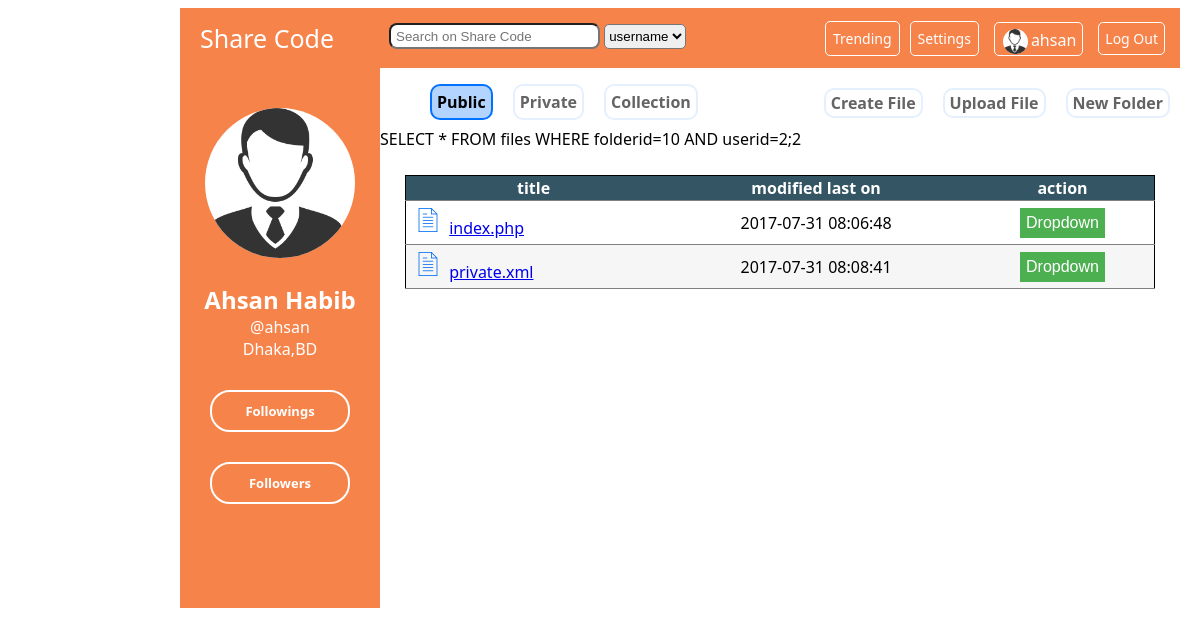
Page /personalb.php?folderid=10 (signed in) on the committed database.
### tables this page shows
CREATE TABLE `files` (
  `fileid` int(10) NOT NULL,
  `filename` varchar(200) DEFAULT NULL,
  `folderid` int(10) DEFAULT NULL,
  `created` datetime DEFAULT NULL,
  `userid` int(10) DEFAULT NULL
);

### personalb.php (the view, shortened to what this page needs)
<?php session_start();
include_once 'includes/config.php';
?>
<!DOCTYPE html>
<html>
<head>
    <link rel="stylesheet" type="text/css" href="styles/pstyle.css">
    <link rel="stylesheet" type="text/css" href="styles/mstyle.css">
</head>
<body>
    <header class="personal_header">
        <a id="homelink" href="personal.php">Share Code</a>
        <form id="search" action="search.php">
            <input name="search" type="text" placeholder="Search on Share Code">
            <select>
                <option value="username">username</option>
            </select>
        </form>
        <a id="logout" href="index.php"> Log Out </a>
        <a id="usernameh" href="personal.php">
            <img src="pp.png" height="25" width="25">
            <p id="usernamep">
                <?php echo $_SESSION['username']?> </p>
        </a>
        <a id="setting" href="setting.php">Settings</a>
        <a id="trend" href="popular.html"> Trending </a>
    </header>
    <div class="info">
        <div class="info_photo">
            <img src="pp.png" height="150" width="150">
        </div>
        <div class="info_details">
            <h2>
                <?php echo $_SESSION['firstname']." ".$_SESSION['lastname']  ?> </h2>
            <a href="personal.php">
                <?php echo "@".$_SESSION['username']; ?> </a>
            <p>
                <?php echo $_SESSION['mycity'].",".$_SESSION['mycon']; ?>
            </p>
        </div>
        <div class="info_social">
            <div class="info_socialf">
                <a href="followings.php">Followings</a><a href="followers.php">Followers</a> </div>
        </div>
    </div>
    <div class="main_wrapper">
        <div class="new_file">
            <a onclick="crfol()" style="cursor:pointer">New Folder</a>
            <a onclick="upfile()" style="cursor:pointer">Upload File</a>
            <a href="createfile.html">Create File</a>
        </div>
        <nav class="nav">
            <ul>
                <li><a href="personal.php" id="current_nav">Public</a>
                </li>
                <li><a href="private.html">Private</a>
                </li>
                <li><a href="collection.html">Collection</a>
                </li>
            </ul>
        </nav>
        <main class="main">
            <div class="repo">
                <?php
					if(isset($_GET['folderid'])){
				?>
                <table>
                    <tr>
                        <th> title </th>
                        <th> modified last on </th>
                        <th> action </th>
                    </tr>
                    <?php
                            $sql = "SELECT * FROM files WHERE folderid=".$_GET['folderid']." AND userid=".$_SESSION['userid'].";";
                            $result = mysqli_query($conn,$sql);
                            while($row = mysqli_fetch_assoc($result)){
                        ?>
                        <tr>
                            <td>
                                <?php $ref = "view.php?file=".$row['fileid']; ?>
                                <img src="icons/file.png" style="padding: 2px 5px;">
                                <a href= "<?php echo $ref; ?>">  <?php echo $row['filename'];?> </a>
                            </td>
                            <td style="text-align:center">
                                <?php echo $row['created'];?>
                            </td>
                            <td style="text-align:center">
                                <div class="dropdown">
                                    <button onclick="myFunction(this)" class="dropbtn">Dropdown</button>
                                </div>
                            </td>
                        </tr>
                        <?php
                            }
                        ?>
                </table>
                    <?php
					}
				?>
            </div>
        </main>
    </div>
</body>
</html>

### styles/pstyle.css (style rules this page uses)
body { margin-left: 180px; width: 1000px; font-family: Segoe UI; padding: 0px; }
.personal_header { clear: both; width: 100%; height: 60px; padding: 0px; background-color: #F6834A; background-color: #F6834A; color: white; overflow: hidden; }
.personal_header > a { text-decoration: none; color: white; }
#homelink { float: left; font-size: 25px; margin: 13px 20px; border: none; }
#search { float: left; width: auto; margin-top: 15px; margin-left: 35px; height: 30px; width: 300px; }
#search input { width: 200px; height: 20px; border-radius: 8px; padding-left: 5px; }
#search select { height: 25px; border-radius: 5px; }
#trend { float: right; margin: 13px 10px; padding: 7px; font-size: 14px; border-radius: 5px; border: 1px solid white; }
#setting { float: right; margin-top: 13px; margin-right: 15px; padding: 7px; border-radius: 5px; border: 1px solid white; font-size: 14px; }
#usernameh { float: right; width: auto; height: 20px; padding: 6px; margin: 14px 0px; border-radius: 5px; border: 1px solid white; }
.personal_header img { float: left; border-radius: 50%; background-color: white; margin: 0px 2px; }
#usernamep { float: right; margin-top: 0px; margin-left: 1px; }
#logout { float: right; padding: 6px; margin: 0px 15px; margin-top: 14px; font-size: 14px; border-radius: 5px; border: 1px solid white; }
.info { float: left; width: 200px; height: 500px; padding: 40px 0px 0px 0px; text-align: center; background-color: #F6834A; margin-bottom: 0px; }
.info_photo img { background-color: white; border-radius: 50%; }
.info_details h2 { margin-bottom: 0px; color: white; }
.info_details a { margin-top: 0px; margin-bottom: 0px; text-decoration: none; color: white; }
.info_details p { margin-top: 0px; margin-bottom: 0px; color: white; }
.info_socialf a { display: block; padding: 10px 0px; margin: 30px; font-weight: bold; font-size: 13px; text-decoration: none; border: 2px solid white; border-radius: 20px; color: white; }
.new_file { float: right; height: 50px; padding: 10px 0px 0px 0px; text-align: center; background-color: white; }
.new_file a { float: right; margin: 10px; text-decoration: none; padding: 2px 5px; text-decoration: none; font-weight: bold; border: 2px solid #e5f0ff; border-radius: 10px; color: #646464; }
.main_wrapper { float: right; width: 800px; margin-top: 0px; padding: 0px; background: ##e1e1e1; }
.nav { float: left; text-align: center; margin-top: 0px; }
.nav ul { list-style: none; }
.nav ul li { float: left; }
.nav ul li a { float: left; display: block; margin: 0px 10px; padding: 5px; font-weight: bold; text-decoration: none; border: 2px solid #e5f0ff; border-radius: 10px; color: #646464; }
#current_nav { background-color: #b2d4ff; color: black; border: 2px solid #0072ff; }
.main { float: left; background: WHITE; margin-top: 0px; }
table { border: 1px solid black; margin: 25px; border-collapse: collapse; width: 750px; text-align: left; }
th { background-color: #345664; color: white; text-align: center; }
td { padding: 5px 5px; }
tr { border-bottom: 1px solid grey; }
tr:nth-child(odd) { background-color: #f6f6f6; }
tr:nth-child(even) { background-color: white; }
td, th { border: none; }

### styles/mstyle.css (style rules this page uses)
.dropbtn { background-color: #4CAF50; color: white; padding: 6px; font-size: 16px; border: none; cursor: pointer; }
.dropdown { position: relative; display: inline-block; }

### rows in the picture
files: filename "index.php", created "2017-07-31 08:06:48"
files: filename "private.xml", created "2017-07-31 08:08:41"

### other values in the picture
$_SESSION['username'] "ahsan"
$_SESSION['firstname'] "Ahsan"
$_SESSION['lastname'] "Habib"
$_SESSION['mycity'] "Dhaka"
$_SESSION['mycon'] "BD"
